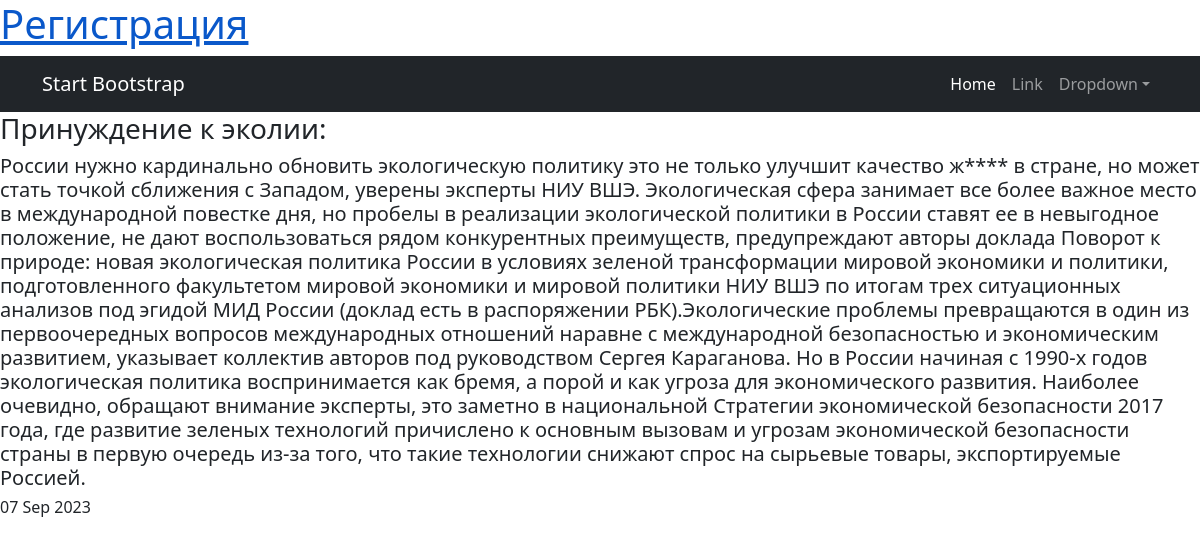
The app's page /post/4 with its own data.
### NewsPortals/models.py (models this page shows, shortened)
class Post(models.Model):
    article = 'A'
    news = 'N'
    author = models.ForeignKey(Author, on_delete=models.CASCADE)
    type = models.CharField(max_length=1, default=news)
    in_post = models.DateTimeField(auto_now_add=True)
    category = models.ManyToManyField(Category, through='PostCategory')
    heading = models.CharField(max_length=25)
    text = models.TextField()
    rating = models.IntegerField(default=0)

### NewsPortals/views.py (the view)
# urls.py: path('<int:pk>', PostsDetail.as_view(), name='post_detail'),
class PostsDetail(DetailView):
    model = Post
    template_name = 'posts.html'
    context_object_name = 'posts'

### NewsPortals/templatetags/custom_filters.py (called while the page is built)
@register.filter()
def censor(value):
   list = ['команда', 'дело', 'жизни']
   for word in value.split():
      if word in list:
         value = value.replace(word, f"{word[0]}{'*' * (len(word) - 1)}")
   return value

### NewsPortals/templates/posts.html (shortened to what this page needs)
{% extends 'flatpages/default.html' %}
{% load custom_filters %}
{% block content %}
<h3>
    {{ posts.heading }}:
</h3>
<h5>
    {{ posts.text | censor }}
</h5>
<h6>
    {{ posts.in_post | date:'d M Y' }}
</h6>
{% endblock content %}

### records on screen
Post: heading "Принуждение к эколии", text|censor "России нужно кардинально обновить экологическую политику это не только улучшит качество ж**** в стране, но может стать точкой сближения с Западом, уверены эксперты НИУ ВШЭ. Экологическая сфера занимает все более важное место в международной повестке дня, но пробелы в реализации экологической политики в России ставят ее в невыгодное положение, не дают воспользоваться рядом конкурентных преимуществ, предупреждают авторы доклада Поворот к природе: новая экологическая политика России в условиях зеленой трансформации мировой экономики и политики, подготовленного факультетом мировой экономики и мировой политики НИУ ВШЭ по итогам трех ситуационных анализов под эгидой МИД России (доклад есть в…", in_post "07 Sep 2023"
